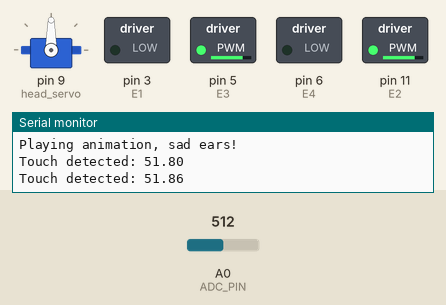
Simulated run of this sketch. Board: Arduino Uno, built with avr-gcc and run on an emulated ATmega328P. Shown: servo, switched loads named in the sketch (green lamp = pin HIGH), the last lines printed to the serial monitor. The inputs (shaded band) are chosen by the test bench; at power-on: A0 (ADC_PIN) = 512.

Above: at 1.2 s.
1.3 s: A0 (ADC_PIN) set to 89
At 3.3 s:
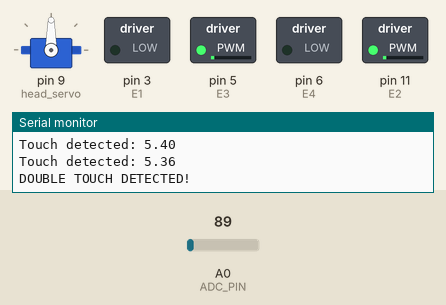
4.3 s: A0 (ADC_PIN) set to 80
7.3 s: A0 (ADC_PIN) set to 40
At 7.8 s:
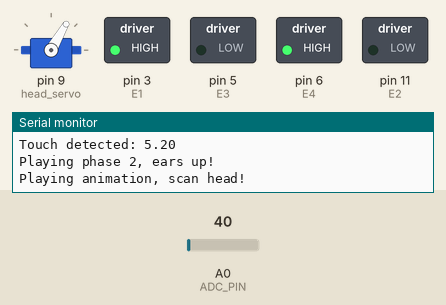
10.3 s: A0 (ADC_PIN) set to 122
At 17.6 s:
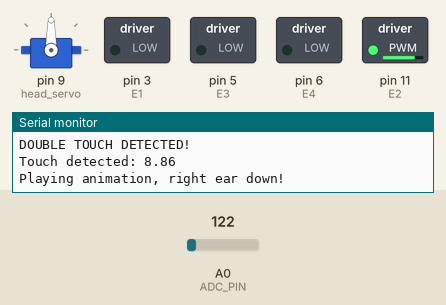
Timing chart, 0 to 19.9 s (numbered marks = the images above; inputs shaded):
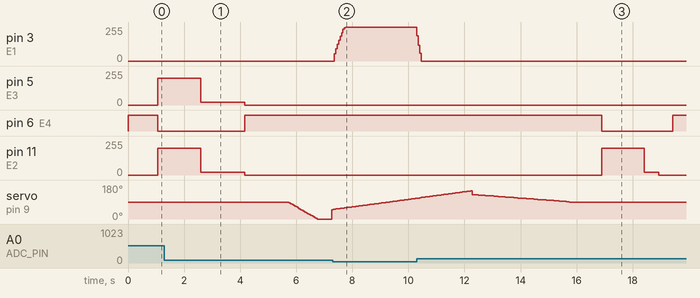

Measured:
- after the input at 7.3 s, pin 3 (E1): moves from 0/255 to 255/255 over 0.41 s, starting after 0.06 s
- after the input at 10.3 s, pin 3 (E1): 255/255 → 0/255 at once; pin 6 (E4): HIGH → LOW after 6.6 s, → HIGH 2.5 s later; pin 11 (E2): 0/255 → 200/255 after 6.6 s, → 20/255 1.5 s later, → 0/255 0.51 s later; servo on pin 9 (head_servo): goes on until 15.7 s, then stays 90°

The sketch:

cycbot.ino
```cpp
#include <math.h>
#include <Servo.h>
#include <avr/io.h>
#include <util/delay.h>

#define ADC_PIN PC0
#define ADC_REF_VOLTAGE 5.0f // reference voltage AVcc (5 V for Arduino)
#define ADC_RESOLUTION 1023.0f // 10-bit ADC (0-1023)

Servo head_servo; // create servo object to control a servo
#define DEFAULT_SERVO_POS 90

int state_machine = 0;
int prev_state_machine = 0;
bool touch_detected = false;
int double_touch_detected = 0; // ...__0__/'1'\_2_/'3'\_0_...
long long unsigned int timer_cnt = 0;
long long unsigned int emotion_cnt = 0;
#define DOUBLE_TOUCH_THRESH 0.8

float alpha = 0.2;
float beta = 0.001;
float filtered_pressure = 0.0;

float xk_1 = 0.0;
float vk_1 = 0.0;
float xk = 0.0;
float vk = 0.0;

float rk = 0.0;

float dt = 0.05;

float belly_integral = 0.0;
#define UPPER_INTEGRAL_BELLY_LIM 0.8
#define LOWER_INTEGRAL_BELLY_LIM -0.1

float last_filtered_pressure = 0.0;

#define TOUCH_COOLDOWN_TIME 1.5
float touch_cooldown = 0.0;

#define BETWEEN_ANIM_COOLDOWN_TIME 1.0
float between_anim_cooldown = BETWEEN_ANIM_COOLDOWN_TIME;
bool anim_playing = false;
int anim_cnt = 0;
float average_pressure = 0.0;
uint64_t average_cnt = 0;

// Motor1 - belly pump
// Motor2 - right ear pump
// Motor3 - left ear pump
// Motor4 - ears valve

const int E1 = 3; ///<Motor1 Speed
const int E2 = 11;///<Motor2 Speed
const int E3 = 5; ///<Motor3 Speed
const int E4 = 6; ///<Motor4 Speed

const int M1 = 4; ///<Motor1 Direction
const int M2 = 12;///<Motor2 Direction
const int M3 = 8; ///<Motor3 Direction
const int M4 = 7; ///<Motor4 Direction

void initADC()
{
  ADMUX = (1 << REFS0);               // reference voltage AVcc
  ADCSRA = (1 << ADEN) |              // turn on ADC
           (1 << ADPS2) | (1 << ADPS1) | (1 << ADPS0);  // 128 prescaler
  _delay_ms(1);                       // ADC stabilisation
}

uint16_t readADC(uint8_t channel)
{
  ADMUX = (1 << REFS0) | (channel & 0x0F);
  ADCSRA |= (1 << ADSC);              // convertion start
  while (ADCSRA & (1 << ADSC));       // wait till end
  return ADC;
}

float readADC_Voltage(uint8_t channel)
{
  // Set channel and reference
  ADMUX = (1 << REFS0) | (channel & 0x0F);

  // Start the convertion
  ADCSRA |= (1 << ADSC);

  // Wait for the convertion end
  while (ADCSRA & (1 << ADSC));

  // Read ADC value and convert to voltage
  uint16_t adc_value = ADC;
  float voltage = (adc_value * ADC_REF_VOLTAGE) / ADC_RESOLUTION;

  return voltage;
}

void M1_advance(uint8_t Speed) ///<Motor1 Advance
{
  if (Speed < 50)
  {
    Speed = 0;
  }

  digitalWrite(M1,LOW);
  analogWrite(E1,Speed);
}

void M2_advance(uint8_t Speed) ///<Motor2 Advance
{
  digitalWrite(M2,HIGH);
  analogWrite(E2,Speed);
}

void M3_advance(uint8_t Speed) ///<Motor3 Advance
{
  digitalWrite(M3,LOW);
  analogWrite(E3,Speed);
}

void M4_advance(uint8_t Speed) ///<Motor4 Advance
{
  digitalWrite(M4,HIGH);
  analogWrite(E4,Speed);
}

void M1_back(uint8_t Speed) ///<Motor1 Back off
{
  digitalWrite(M1,HIGH);
  analogWrite(E1,Speed);
}

void M2_back(uint8_t Speed) ///<Motor2 Back off
{
  digitalWrite(M2,LOW);
  analogWrite(E2,Speed);
}

void M3_back(uint8_t Speed) ///<Motor3 Back off
{
  digitalWrite(M3,HIGH);
  analogWrite(E3,Speed);
}

void M4_back(uint8_t Speed) ///<Motor4 Back off
{
  digitalWrite(M4,LOW);
  analogWrite(E4,Speed);
}

void setup()
{
  // put your setup code here, to run once:
  Serial.begin(115200);
  while (!Serial) {;} // waiting for arduino to open the com port

  Serial.println("");
  Serial.println("");
  Serial.println("");
  Serial.println("Boobing up! Please Wait....");
  Serial.println("");

  head_servo.attach(9); // attaches the servo on pin 9 to the servo object
  head_servo.write(DEFAULT_SERVO_POS); // sets the servo position according to the scaled value

  initADC();

  //DDRB |= (1 << SERVO_PIN);
  //initTimer1();
  M1_advance(0);
  M2_advance(0);
  M3_advance(0);
  M4_advance(0);

  M4_back(255); // open valves
}


#define HEAD_ANIM_MAX_TIME 5
float head_anim_time = HEAD_ANIM_MAX_TIME;

void anim_head_no(float dt)
{
  if (head_anim_time <= HEAD_ANIM_MAX_TIME)
  {
    head_anim_time += dt;

    if (head_anim_time >= 0 && head_anim_time <= 0.5)
    {
      anim_playing = true;
      head_servo.write(DEFAULT_SERVO_POS + 40);
    }

    if (head_anim_time >= 0.5 && head_anim_time <= 1.0)
    {
      head_servo.write(DEFAULT_SERVO_POS - 40);
    }

    if (head_anim_time >= 1.0 && head_anim_time <= 1.5)
    {
      head_servo.write(DEFAULT_SERVO_POS + 40);
    }

    if (head_anim_time >= 1.5 && head_anim_time <= 2.0)
    {
      head_servo.write(DEFAULT_SERVO_POS - 40);
    }

    if (head_anim_time >= 2.0 && head_anim_time <= 2.5)
    {
      head_servo.write(DEFAULT_SERVO_POS + 40);
    }

    if (head_anim_time >= 2.5 && head_anim_time <= 3.0)
    {
      head_servo.write(DEFAULT_SERVO_POS);
    }

    if (head_anim_time >= HEAD_ANIM_MAX_TIME - 0.1)
    {
      anim_playing = false;
      between_anim_cooldown = BETWEEN_ANIM_COOLDOWN_TIME;
      head_servo.write(DEFAULT_SERVO_POS);

      if (state_machine == 4)
        state_machine = 1;
    }
  }
}


#define HEAD_SCAN_ANIM_MAX_TIME 10
float head_scan_anim_time = HEAD_SCAN_ANIM_MAX_TIME;

void anim_head_scan(float dt)
{
  if (head_scan_anim_time <= HEAD_SCAN_ANIM_MAX_TIME)
  {
    head_scan_anim_time += dt;

    if (head_scan_anim_time >= 0 && head_scan_anim_time <= 1.5)
    {
      float servo_angle = (DEFAULT_SERVO_POS) - ((DEFAULT_SERVO_POS + 40) * ((head_scan_anim_time) / 1.5));
      head_servo.write(servo_angle);

      anim_playing = true;
    }

    if (head_scan_anim_time >= 1.5 && head_scan_anim_time <= 6.5)
    {
      float servo_angle = (DEFAULT_SERVO_POS - 40) + ((DEFAULT_SERVO_POS + 40) * ((head_scan_anim_time - 1.5) / 6.5));
      head_servo.write(servo_angle);
    }

    if (head_scan_anim_time >= 6.5 && head_scan_anim_time <= 11.5)
    {
      float servo_angle = (DEFAULT_SERVO_POS + 40) - ((DEFAULT_SERVO_POS + 40) * ((head_scan_anim_time - 6.5) / 11.5));
      head_servo.write(servo_angle);
    }

    if (head_scan_anim_time >= HEAD_SCAN_ANIM_MAX_TIME - 0.1)
    {
      anim_playing = false;
      between_anim_cooldown = BETWEEN_ANIM_COOLDOWN_TIME;
      head_servo.write(DEFAULT_SERVO_POS);
    }

    if (emotion_cnt * dt > 20 && state_machine == 1)
      state_machine = 0;

    if (state_machine == 1 && touch_detected == true)
      state_machine = 2;
  }
}


#define EAR_1_ANIM_MAX_TIME 3
float ear_1_anim_time = EAR_1_ANIM_MAX_TIME;

void anim_left_ear(float dt)
{
  if (ear_1_anim_time <= EAR_1_ANIM_MAX_TIME)
  {
    ear_1_anim_time += dt;

    if (ear_1_anim_time >= 0 && ear_1_anim_time <= 1.5)
    {
      M4_back(0);
      anim_playing = true;
      M3_advance(200);
    }

    if (ear_1_anim_time >= 1.5 && ear_1_anim_time <= 2.0)
    {
      M3_advance(20);
    }

    if (ear_1_anim_time >= 2.0 && ear_1_anim_time <= 2.5)
    {
      M3_advance(0);
    }

    if (ear_1_anim_time >= 2.5 && ear_1_anim_time <= 3.0)
    {
      M3_advance(0);
      M4_back(255);
    }

    if (ear_1_anim_time >= EAR_1_ANIM_MAX_TIME - 0.1)
    {
      anim_playing = false;
      between_anim_cooldown = BETWEEN_ANIM_COOLDOWN_TIME;
      //head_servo.write(DEFAULT_SERVO_POS);

      if (state_machine == 3)
        state_machine = 2;
    }

    if (emotion_cnt * dt > 20 && state_machine == 3)
      state_machine = 0;

    if (double_touch_detected)
      state_machine = 4;
  }
}


#define EAR_2_ANIM_MAX_TIME 3
float ear_2_anim_time = EAR_2_ANIM_MAX_TIME;

void anim_right_ear(float dt)
{
  if (ear_2_anim_time <= EAR_2_ANIM_MAX_TIME)
  {
    ear_2_anim_time += dt;

    if (ear_2_anim_time >= 0 && ear_2_anim_time <= 1.5)
    {
      M4_back(0);
      anim_playing = true;
      M2_back(200);
    }

    if (ear_2_anim_time >= 1.5 && ear_2_anim_time <= 2.0)
    {
      M2_back(20);
    }

    if (ear_2_anim_time >= 2.0 && ear_2_anim_time <= 2.5)
    {
      M2_back(0);
    }

    if (ear_2_anim_time >= 2.5 && ear_2_anim_time <= 3.0)
    {
      M2_back(0);
      M4_back(255);
    }

    if (ear_2_anim_time >= EAR_2_ANIM_MAX_TIME - 0.1)
    {
      anim_playing = false;
      between_anim_cooldown = BETWEEN_ANIM_COOLDOWN_TIME;
      // head_servo.write(DEFAULT_SERVO_POS);

      if (state_machine == 2)
        state_machine = 3;
    }

    if (emotion_cnt * dt > 20 && state_machine == 2)
      state_machine = 0;

    if (double_touch_detected)
      state_machine = 4;
  }
}


#define SAD_ANIM_MAX_TIME 10
float sad_anim_time = SAD_ANIM_MAX_TIME;

void anim_sad_ears(float dt)
{
  if (sad_anim_time <= SAD_ANIM_MAX_TIME)
  {
    sad_anim_time += dt;

    if (sad_anim_time >= 0 && sad_anim_time <= 1.5)
    {
      M4_back(0);
      anim_playing = true;
      M3_advance(200);
      M2_back(200);
      touch_cooldown = 0.0;
    }

    if (sad_anim_time >= 1.5 && sad_anim_time <= 8)
    {
      M3_advance(20);
      M2_back(20);
    }

    // waiting for touch
    if (sad_anim_time >= 2.0 && sad_anim_time <= 8 && touch_detected) // touch_cooldown >= TOUCH_COOLDOWN_TIME - 0.2)
    {
      M4_back(255);
      sad_anim_time = SAD_ANIM_MAX_TIME - 0.5;

      if (state_machine == 0)
        state_machine = 1;
      Serial.println("Playing phase 2, ears up!");
    }

    if (sad_anim_time >= 8 && sad_anim_time <= SAD_ANIM_MAX_TIME)
    {
      M3_advance(0);
      M2_back(0);
      M4_back(255);
    }

    if (sad_anim_time >= SAD_ANIM_MAX_TIME - 0.1)
    {
      M3_advance(0);
      M2_back(0);
      anim_playing = false;
      between_anim_cooldown = BETWEEN_ANIM_COOLDOWN_TIME;
    }
  }
}


void loop()
{
  // Measure pressure
  float adc_voltage_0 = readADC_Voltage(0);
  float xm = ((float)adc_voltage_0 - 0.2) / 0.045f;

  xk = xk_1 + (vk_1 * dt);
  vk = vk_1;

  rk = xm - xk;
  xk += alpha * rk;

  vk += (beta * rk ) / dt;

  xk_1 = xk;
  vk_1 = vk;

  filtered_pressure = xk;

  // Belly inflating
  float belly_error = (3.8 - filtered_pressure);
  belly_integral += belly_error * dt;

  if (belly_integral >= UPPER_INTEGRAL_BELLY_LIM)
    belly_integral = UPPER_INTEGRAL_BELLY_LIM;

  if (belly_integral <= LOWER_INTEGRAL_BELLY_LIM)
    belly_integral = LOWER_INTEGRAL_BELLY_LIM;

  int motor_belly = belly_error * 50.0 + belly_integral * 100.0;

  if (motor_belly <= 0)
    motor_belly = 0;

  if (motor_belly >= 255)
    motor_belly = 255;

  average_cnt++;
  average_pressure = ((average_pressure * (average_cnt-1)) + filtered_pressure) / average_cnt;

  M1_advance((int)(motor_belly));

  // Serial.print("Pressure: ");
  // Serial.println(filtered_pressure);
  // Serial.print("AVG pressure: ");
  // Serial.println(average_pressure);
  //   Serial.print("Kp: ");
  // Serial.println(belly_error * 150);
  //   Serial.print("Ki: ");
  // Serial.println(belly_integral * 150);

  // Serial.print("Motor: ");
  // Serial.println((int)(motor_belly));

  // Touch detection (dotknij grzyba)
  touch_detected = false;
  if (double_touch_detected == 3)
    double_touch_detected = 0;

  if (filtered_pressure - average_pressure > 0.8 && motor_belly <= 50 && filtered_pressure > 4.3)
  {
    // reset the average
    average_pressure -= filtered_pressure;
    average_cnt -= 1;

    if (touch_cooldown <= 0.0)
    {
      touch_detected = true;

      Serial.print("Touch detected: ");
      Serial.println(filtered_pressure);

      touch_cooldown = TOUCH_COOLDOWN_TIME;
    }

    if (timer_cnt * dt >= DOUBLE_TOUCH_THRESH)
    {
      if (double_touch_detected == 1)
      {
        double_touch_detected = 2;
        Serial.print("DOUBLE TOUCH DETECTED!\n\n");
      }
      else
      {
        double_touch_detected = 1;
      }

      timer_cnt = 0;
    }
  }
  else if (timer_cnt * dt >= DOUBLE_TOUCH_THRESH && double_touch_detected == 1)
  {
    double_touch_detected = 0;
    timer_cnt = 0;
  }

  // Serial.print("state: ");
  // Serial.println(state_machine);

  // Serial.print("prev_state: ");
  // Serial.println(prev_state_machine);

  // Serial.print("cnt: ");
  // Serial.println((int)emotion_cnt);
  // Serial.print("\n");

  // Serial.print("pressure: ");
  // Serial.println(filtered_pressure);

  // State machine
  if (between_anim_cooldown <= 0 && anim_playing == false)
  {
    if (prev_state_machine != state_machine)
    {
      if (!((prev_state_machine == 3 && state_machine == 2) || (prev_state_machine == 2 && state_machine == 3)))
        emotion_cnt = 0;
    }

    switch (state_machine)
    {
      case 0:
        if (sad_anim_time >= SAD_ANIM_MAX_TIME - 0.2)
        {
          sad_anim_time = 0.0;
          Serial.println("Playing animation, sad ears!");
        }
        break;
      case 1:
        if (head_scan_anim_time >= HEAD_SCAN_ANIM_MAX_TIME - 0.2)
        {
          head_scan_anim_time = 0.0;
          Serial.println("Playing animation, scan head!");
        }
        break;
      case 2:
        if (ear_2_anim_time >= EAR_2_ANIM_MAX_TIME - 0.2)
        {
          ear_2_anim_time = 0.0;
          Serial.println("Playing animation, right ear down!");
        }
        break;
      case 3:
        if (ear_1_anim_time >= EAR_1_ANIM_MAX_TIME - 0.2)
        {
          ear_1_anim_time = 0.0;
          Serial.println("Playing animation, left ear down!");
        }
        break;
      case 4:
        if (head_anim_time >= HEAD_ANIM_MAX_TIME - 0.2)
        {
          head_anim_time = 0.0;
          Serial.println("Playing animation, left ear down!");
        }
        break;
    }

    prev_state_machine = state_machine;
  }

  // Time passes by
  if (touch_cooldown >= 0.0)
  {
    touch_cooldown -= dt;
  }

  if (between_anim_cooldown >= 0.0)
  {
    between_anim_cooldown -= dt;
  }

  // ANIMS
  anim_right_ear(dt);
  anim_left_ear(dt);
  anim_head_no(dt);
  anim_head_scan(dt);
  anim_sad_ears(dt);

  timer_cnt++;
  emotion_cnt++;

  // Wait a bit
  delay(dt * 1000);
}
```
